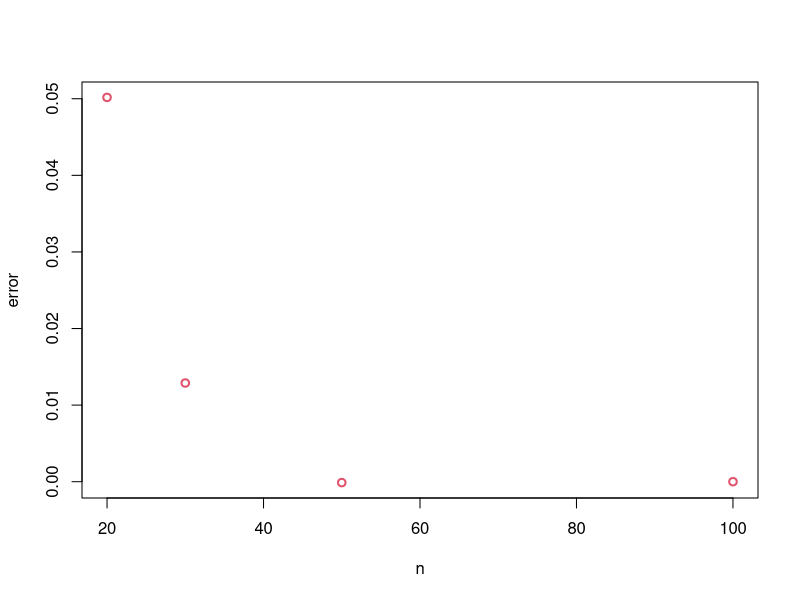
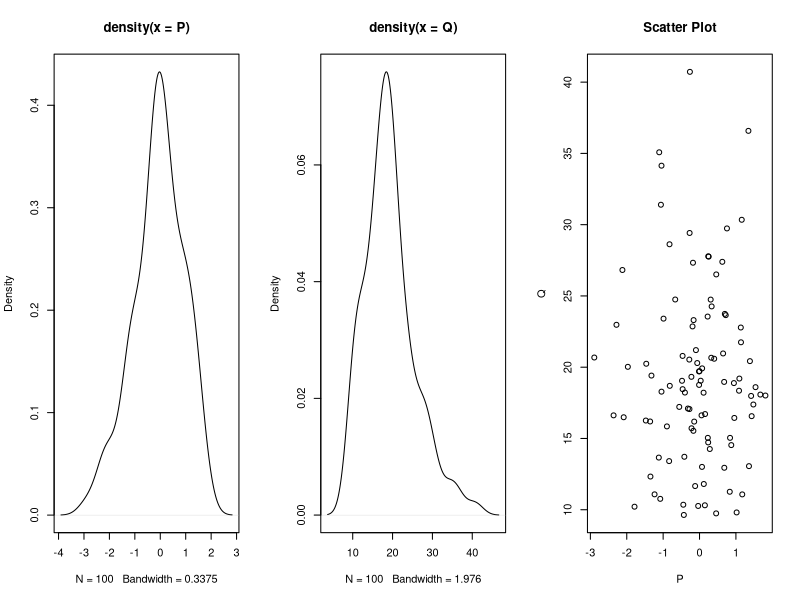
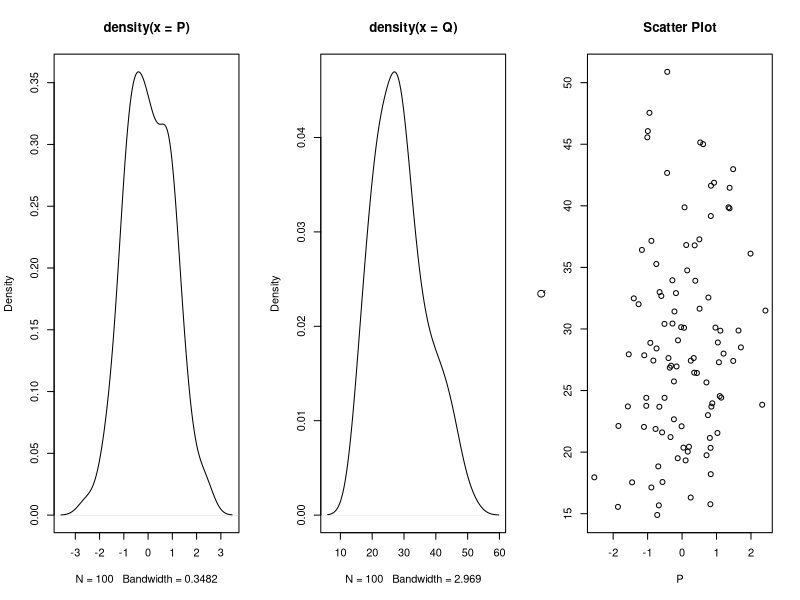
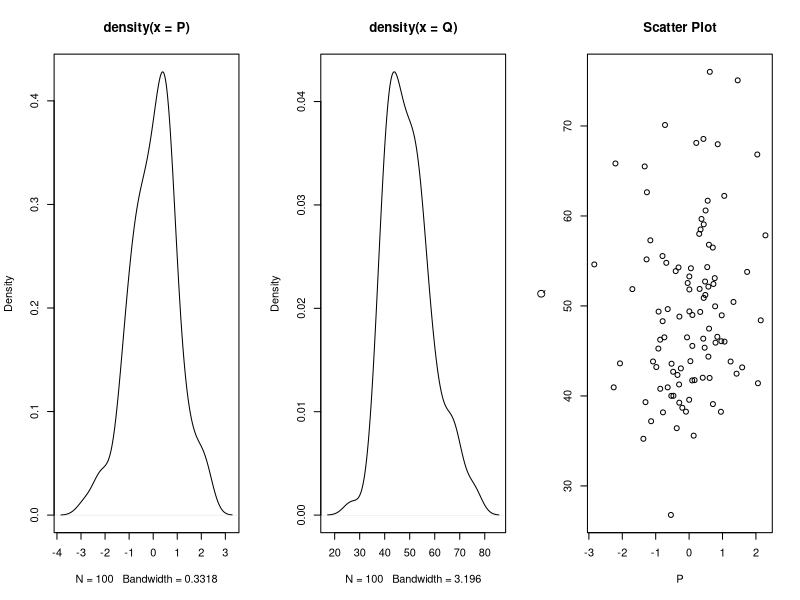
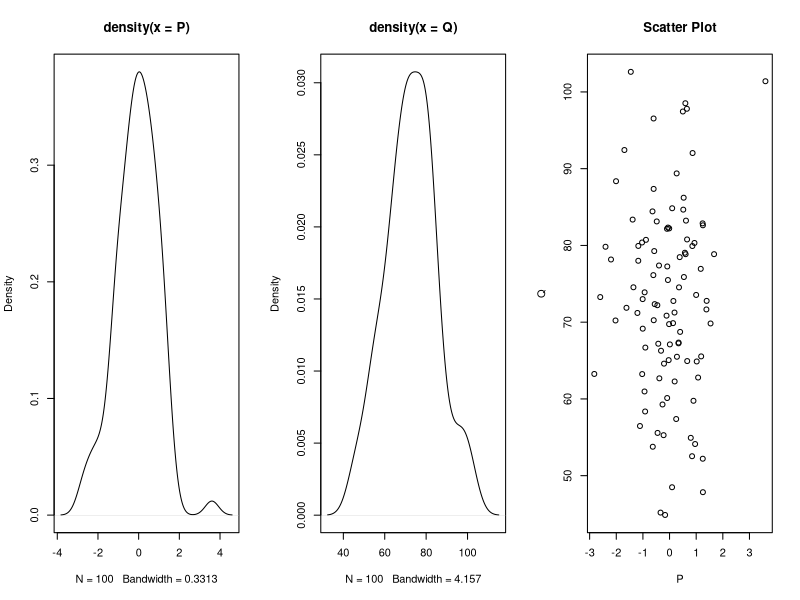

R code for these plots, in order:
## ---- chunk 1
knitr::opts_chunk$set(echo = TRUE)
## ---- chunk 2
v1= pbinom(q=8.25, size=20, prob=0.4, lower.tail = T)
v2= pbinom(q=8.25, size=30, prob=0.4, lower.tail = T)
v3= pbinom(q=8.25, size=50, prob=0.4, lower.tail = T)
v4= pbinom(q=8.25, size=75, prob=0.4, lower.tail = T)
v5= pbinom(q=8.25, size=100, prob=0.4, lower.tail = T)

v = c(v1, v2, v3, v4, v5)
v
## ---- chunk 3
n = c(20, 30, 50, 75, 100)
q = pnorm((8.25-0.4*n) / sqrt(0.4*0.6*n))
q
## ---- chunk 4
x=0:8
n=c(20,30,50,100)
p=matrix(0,nrow=4,ncol=9)
for(i in 1:4)
{
  for(j in 1:9)
  {
    p[i,j]=choose(n[i],x[j])*(0.4)^x[j]*(1-0.4)^{n[i]-x[j]}
  }
}
t1=sum(p[1,])
t2=sum(p[2,])
t3=sum(p[3,])
t4=sum(p[4,])
t=c(t1,t2,t3,t4)
t
q=pnorm((8.25-0.4*n)/sqrt(0.4*0.6*n))
q
plot(n,t-q,lwd=2,col=2,xlab="n",ylab="error")
## ---- chunk 5
rm(list=ls(all=TRUE))
P=c() ; Q=c()
for (i in 1:100) {
  n = 20
  X = rnorm(n, 2, 3)
  P[i] = (mean(X) - 2) / (sqrt(3^2/n))
  Q[i] = ((n-1)*var(X))/3^2
}
par(mfrow=c(1,3))
plot(density(P))
plot(density(Q))
plot(P, Q, main="Scatter Plot")
## ---- chunk 6
rm(list=ls(all=TRUE))
P=c() ; Q=c()
for (i in 1:100) {
  n = 30
  X = rnorm(n, 2, 3)
  P[i] = (mean(X) - 2) / (sqrt(3^2/n))
  Q[i] = ((n-1)*var(X))/3^2
}
par(mfrow=c(1,3))
plot(density(P))
plot(density(Q))
plot(P, Q, main="Scatter Plot")
## ---- chunk 7
rm(list=ls(all=TRUE))
P=c() ; Q=c()
for (i in 1:100) {
  n = 50
  X = rnorm(n, 2, 3)
  P[i] = (mean(X) - 2) / (sqrt(3^2/n))
  Q[i] = ((n-1)*var(X))/3^2
}
par(mfrow=c(1,3))
plot(density(P))
plot(density(Q))
plot(P, Q, main="Scatter Plot")
## ---- chunk 8
rm(list=ls(all=TRUE))
P=c() ; Q=c()
for (i in 1:100) {
  n = 75
  X = rnorm(n, 2, 3)
  P[i] = (mean(X) - 2) / (sqrt(3^2/n))
  Q[i] = ((n-1)*var(X))/3^2
}
par(mfrow=c(1,3))
plot(density(P))
plot(density(Q))
plot(P, Q, main="Scatter Plot")
